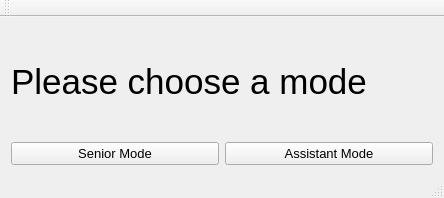
<?xml version="1.0" encoding="UTF-8"?>
<ui version="4.0">
 <class>guifinalassignClass</class>
 <widget class="QMainWindow" name="guifinalassignClass">
  <property name="geometry">
   <rect>
    <x>0</x>
    <y>0</y>
    <width>444</width>
    <height>198</height>
   </rect>
  </property>
  <property name="windowTitle">
   <string>guifinalassign</string>
  </property>
  <widget class="QWidget" name="centralWidget">
   <layout class="QVBoxLayout" name="verticalLayout">
    <item>
     <widget class="QLabel" name="label">
      <property name="font">
       <font>
        <pointsize>26</pointsize>
       </font>
      </property>
      <property name="text">
       <string>Please choose a mode</string>
      </property>
     </widget>
    </item>
    <item>
     <layout class="QHBoxLayout" name="horizontalLayout">
      <item>
       <widget class="QPushButton" name="seniorMode_pushButton">
        <property name="font">
         <font>
          <pointsize>10</pointsize>
         </font>
        </property>
        <property name="text">
         <string>Senior Mode</string>
        </property>
       </widget>
      </item>
      <item>
       <widget class="QPushButton" name="assistantMode_pushButton">
        <property name="font">
         <font>
          <pointsize>10</pointsize>
         </font>
        </property>
        <property name="text">
         <string>Assistant Mode</string>
        </property>
       </widget>
      </item>
     </layout>
    </item>
   </layout>
  </widget>
  <widget class="QMenuBar" name="menuBar">
   <property name="geometry">
    <rect>
     <x>0</x>
     <y>0</y>
     <width>444</width>
     <height>26</height>
    </rect>
   </property>
  </widget>
  <widget class="QToolBar" name="mainToolBar">
   <attribute name="toolBarArea">
    <enum>TopToolBarArea</enum>
   </attribute>
   <attribute name="toolBarBreak">
    <bool>false</bool>
   </attribute>
  </widget>
  <widget class="QStatusBar" name="statusBar"/>
 </widget>
 <layoutdefault spacing="6" margin="11"/>
 <resources>
  <include location="guifinalassign.qrc"/>
 </resources>
 <connections/>
</ui>
